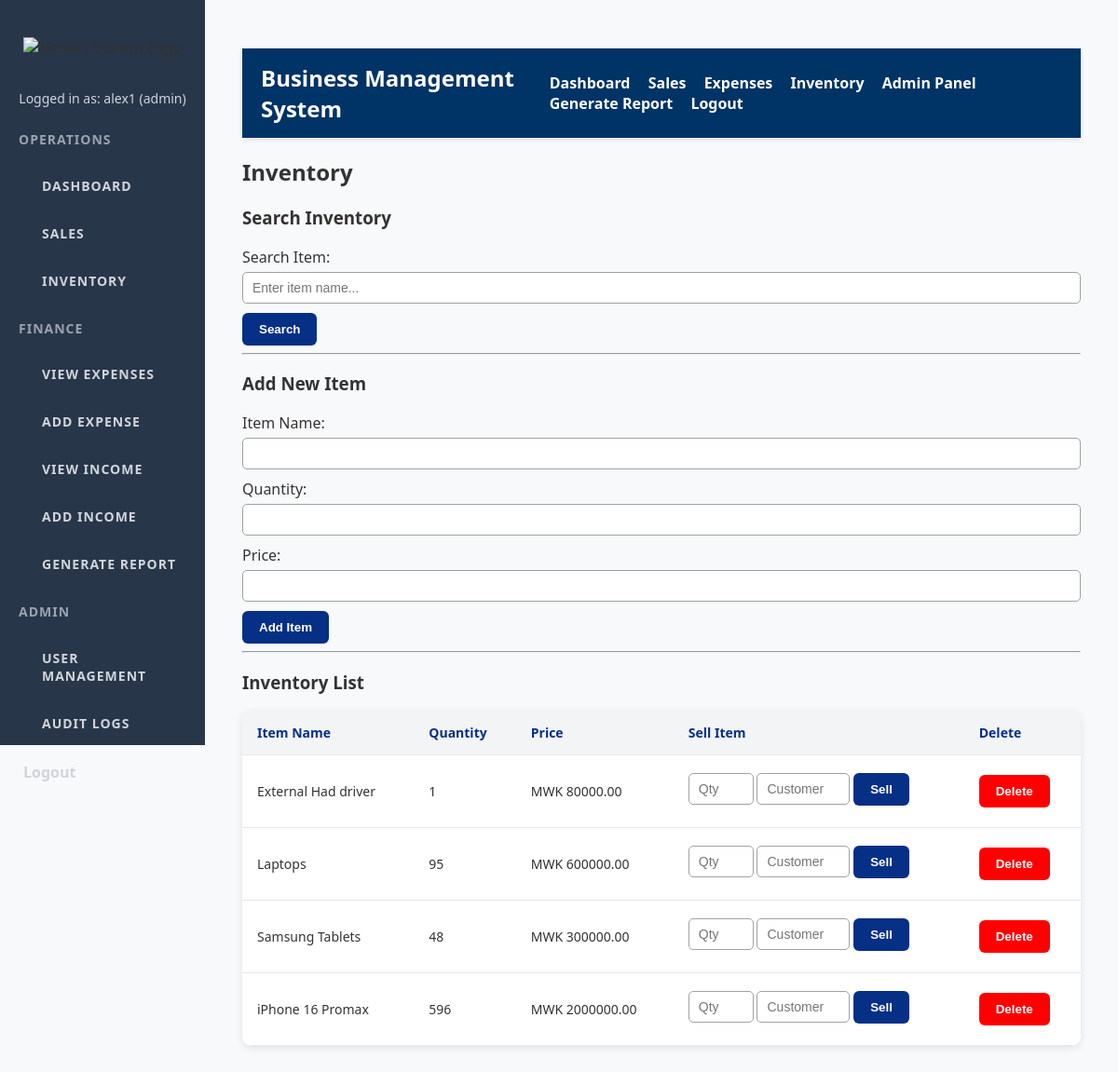
Page /inventory (signed in) on the committed database.
### tables this page shows
CREATE TABLE inventory (
                id INTEGER PRIMARY KEY AUTOINCREMENT,
                item_name TEXT UNIQUE NOT NULL,
                quantity INTEGER NOT NULL,
                price REAL NOT NULL
            );

### app.py (the view)
@app.route('/inventory', methods=['GET', 'POST'])
def view_inventory():
    if 'user' not in session:
        return redirect(url_for('login'))
    search_term = request.args.get('search_term', '').strip()
    with get_db_connection() as conn:
        cursor = conn.cursor()
        if search_term:
            cursor.execute("""
                SELECT * FROM inventory
                WHERE item_name LIKE ?
                ORDER BY item_name
            """, ('%' + search_term + '%',))  # This will match any item names that contain the search term
        else:
            cursor.execute("SELECT * FROM inventory ORDER BY item_name")
        items = cursor.fetchall()
    return render_template('inventory.html', items=items)

### app.py (called while the page is built)
def get_db_connection():
    conn = sqlite3.connect(DATABASE, timeout=10)  # Added timeout to avoid database lock errors
    conn.row_factory = sqlite3.Row  # This allows us to access columns by name
    return conn

### templates/inventory.html (shortened to what this page needs)
{% extends "base.html" %}
{% block content %}
<h2>Inventory</h2>
<h3>Search Inventory</h3>
<form method="GET" action="{{ url_for('view_inventory') }}">
    <label for="search_term">Search Item:</label>
    <input type="text" name="search_term"
           placeholder="Enter item name..."
           value="{{ request.args.get('search_term', '') }}" />
    <button type="submit">Search</button>
</form>
<hr>
<h3>Add New Item</h3>
<form method="POST" action="{{ url_for('add_inventory') }}">
    <label>Item Name:</label>
    <input type="text" name="item_name" required />
    <label>Quantity:</label>
    <input type="number" name="quantity" min="1" required />
    <label>Price:</label>
    <input type="number" step="0.01" name="price" min="0" required />
    <button type="submit">Add Item</button>
</form>
<hr>
<h3>Inventory List</h3>
<table>
    <thead>
        <tr>
            <th>Item Name</th>
            <th>Quantity</th>
            <th>Price</th>
            <th>Sell Item</th>
            {% if session['role'] == 'admin' %}
            <th>Delete</th>
            {% endif %}
        </tr>
    </thead>
    <tbody>
        {% for item in items %}
        <tr>
            <td>{{ item['item_name'] }}</td>
            <td>{{ item['quantity'] }}</td>
            <td>MWK {{ "%.2f"|format(item['price']) }}</td>
            <td>
                <form method="POST"
                      action="{{ url_for('mark_item_sold', item_id=item['id']) }}">
                    <input type="number"
                           name="quantity"
                           placeholder="Qty"
                           required
                           min="1"
                           max="{{ item['quantity'] }}"
                           style="width:70px;" />
                    <input type="text"
                           name="customer_name"
                           placeholder="Customer"
                           required
                           style="width:100px;" />
                    <button type="submit">Sell</button>
                </form>
            </td>
            {% if session['role'] == 'admin' %}
            <td>
                <form method="POST"
                      action="{{ url_for('delete_inventory', item_id=item['id']) }}"
                      onsubmit="return confirm('Are you sure you want to delete this item?');">
                    <button type="submit" style="background:red; color:white;">Delete</button>
                </form>
            </td>
            {% endif %}
        </tr>
        {% endfor %}
    </tbody>
</table>
{% endblock %}

### static/style.css (style rules this page uses)
body { margin: 0; font-family: 'Segoe UI', Tahoma, Geneva, Verdana, sans-serif; background: #f8f9fa; color: #333; }
table { width: 100%; border-collapse: collapse; background: white; border-radius: 10px; overflow: hidden; box-shadow: 0 2px 8px rgba(0,0,0,0.1); }
th, td { padding: 14px 16px; border-bottom: 1px solid #e5e7eb; font-size: 14px; }
th { background-color: #f3f4f6; font-weight: 600; color: #062f86; text-align: left; }
button, .add-sale-btn, .btn-pdf { background-color: #062f86; color: white; padding: 10px 18px; border: none; border-radius: 6px; font-weight: 600; cursor: pointer; transition: background-color 0.25s ease; display: inline-block; text-align: center; text-decoration: none; }
input, select { width: 100%; padding: 8px 10px; margin-top: 5px; margin-bottom: 10px; border-radius: 5px; border: 1px solid #a1a1a1; box-sizing: border-box; font-size: 14px; }

### rows in the picture
inventory: item_name "External Had driver", quantity "1", price "80000.00"
inventory: item_name "Laptops", quantity "95", price "600000.00"
inventory: item_name "Samsung Tablets", quantity "48", price "300000.00"
inventory: item_name "iPhone 16 Promax", quantity "596", price "2000000.00"

### other values in the picture
{{ session['user'] }} "alex1"
{{ session['role'] }} "admin"
